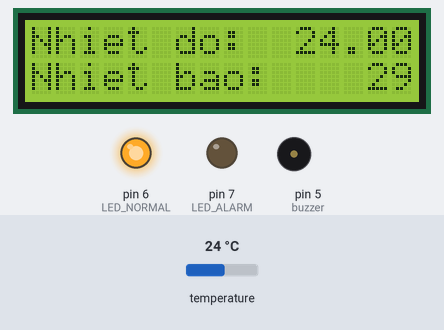
The sketch below on a simulated Arduino Uno, built with avr-gcc and run on an emulated ATmega328P. On the bench: 16×2 character LCD, output pins drawn as LEDs (lit = HIGH), buzzer (waves = sounding, pin HIGH). The inputs (shaded band) are chosen by the test bench; at power-on: temperature 24 °C. What the sketch prints to the serial monitor is not drawn.

Above: at 6.5 s.
6.6 s: temperature set to 28.6 °C
At 8.3 s:
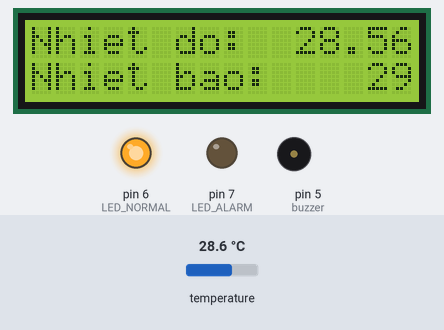
9.1 s: temperature set to 29.8 °C
At 9.7 s:
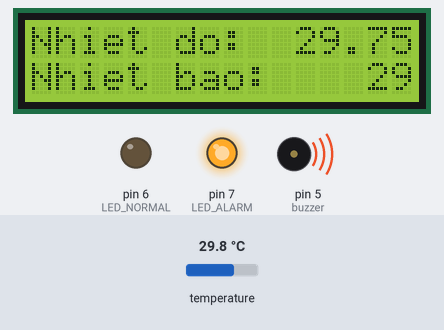
11.5 s: temperature set to 12 °C
At 13.7 s:
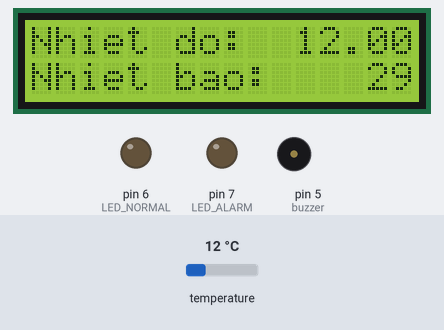
14.4 s: temperature set to 19 °C
At 15.2 s:
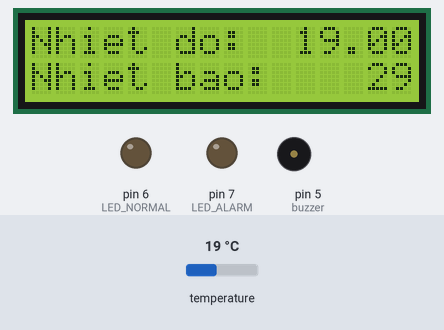
Timing chart, 0 to 17.4 s (numbered marks = the images above; inputs shaded):
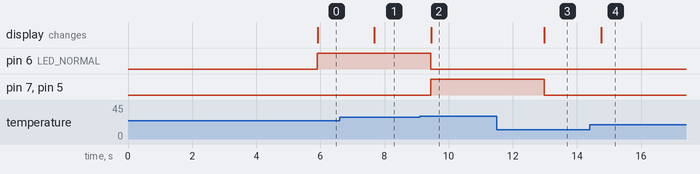

The sketch:

lcd_temp.ino
```cpp
#include <LiquidCrystal_I2C.h>
#include <DallasTemperature.h>
#include <OneWire.h>
#include <Wire.h>
// Data wire is plugged into pin 3 on the ESP8266
#define ONE_WIRE_BUS 3

// LCD pins
#define SDA_PIN A4
#define SCL_PIN A5
//LED, buzzer
#define LED_ALARM 7
#define LED_NORMAL 6
#define buzzer 5


// Setup a oneWire instance to communicate with any OneWire devices
OneWire oneWire(ONE_WIRE_BUS);

// Pass our oneWire reference to Dallas Temperature.
DallasTemperature DS18B20(&oneWire);

LiquidCrystal_I2C lcd(0x27, 16, 2); // The I2C address may be different in your project, see the notes below.

float tempC;
float previousTemp;
float tempAlarm = 29;
float tempMin = 20;

void setup() {

  Serial.begin(9600);
  pinMode(LED_ALARM, OUTPUT);
  pinMode(LED_NORMAL, OUTPUT);
  pinMode(buzzer, OUTPUT);

  Wire.begin();

  digitalWrite(LED_ALARM, LOW);
  digitalWrite(LED_NORMAL, LOW);
  digitalWrite(buzzer, LOW);

  lcd.init();
  lcd.backlight();
  lcd.setCursor(0, 0);
  lcd.print(" Canh bao nhiet ");
  lcd.setCursor(0, 1);
  lcd.print("Cam bien DS18B20");

  DS18B20.begin();

  lcd.clear();
  lcd.setCursor(0, 0);
  lcd.print("Nhiet do: ");

  lcd.setCursor(0, 1);
  lcd.print("Nhiet bao: ");
  lcd.setCursor(14, 1);
  lcd.print(tempAlarm);
  delay(5000);
}

void getTemperature() {
  do {
    DS18B20.requestTemperatures();
    tempC = DS18B20.getTempCByIndex(0);
    if (tempC == (-127)) {
      delay(100);
    }
  } while (tempC == (-127.0));
}

void checkTemp() {
  if (tempC > tempAlarm) {
    Serial.println("Temp overload");
    digitalWrite(LED_ALARM, HIGH);
    digitalWrite(buzzer, HIGH);
    digitalWrite(LED_NORMAL, LOW);

  } else if (tempC <= tempAlarm && tempC >= tempMin) {
    Serial.println("Temp in range");
    digitalWrite(LED_ALARM, LOW);
    digitalWrite(buzzer, LOW);
    digitalWrite(LED_NORMAL, HIGH);
  } else {
    Serial.println("Temp lower range");
    digitalWrite(LED_ALARM, LOW);
    digitalWrite(buzzer, LOW);
    digitalWrite(LED_NORMAL, LOW);
  }
}

void loop() {

  getTemperature();
  checkTemp();
  Serial.println(tempC);

  if (tempC != previousTemp) {

    lcd.setCursor(11, 0);
    lcd.print(tempC);
    previousTemp = tempC;

  }
  delay(1000);
}
```

Measured:
- the behaviour switches between 29 and 29.1 °C on temperature (found by bisection; images 1 and 2)
- after the input at 6.6 s, the display: changes after 1.1 s (image 1)
- after the input at 9.1 s, pin 6 (LED_NORMAL): HIGH → LOW after 0.35 s; pin 7 (LED_ALARM), pin 5 (buzzer): LOW → HIGH after 0.35 s; the display: changes after 0.35 s (image 2)
- after the input at 11.5 s, pin 7 (LED_ALARM), pin 5 (buzzer): HIGH → LOW after 1.5 s; the display: changes after 1.5 s (image 3)
- after the input at 14.4 s, the display: changes after 0.36 s (image 4)
